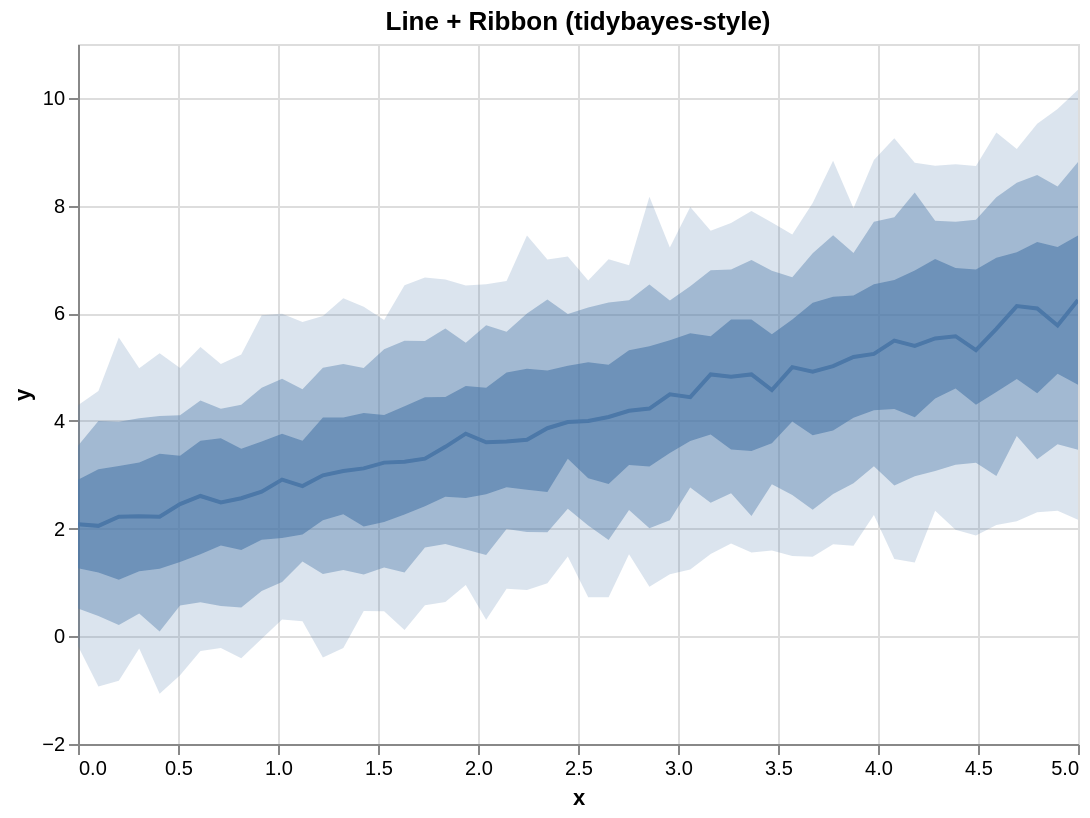

Write a Vega-Lite specification for this figure.
### Vega-Lite specification from a JSON file in a GitHub repository (floating-point values rounded to 4 significant figures)
{"$schema": "https://vega.github.io/schema/vega-lite/v5.json", "config": {"axis": {"labelLimit": 0}, "header": {"labelLimit": 0}, "legend": {"labelLimit": 0}}, "data": {"values": [{"__median__": 4.188, "hi_0_5_": 5.315, "hi_0_8_": 6.241, "hi_0_95_": 6.893, "lo_0_5_": 3.18, "lo_0_8_": 2.347, "lo_0_95_": 1.522, "x": 2.755}, {"__median__": 2.99, "hi_0_5_": 4.062, "hi_0_8_": 4.987, "hi_0_95_": 5.947, "lo_0_5_": 2.155, "lo_0_8_": 1.156, "lo_0_95_": -0.3919, "x": 1.224}, {"__median__": 4.821, "hi_0_5_": 5.885, "hi_0_8_": 6.813, "hi_0_95_": 7.675, "lo_0_5_": 3.468, "lo_0_8_": 2.658, "lo_0_95_": 1.726, "x": 3.265}, {"__median__": 5.017, "hi_0_5_": 6.305, "hi_0_8_": 7.449, "hi_0_95_": 8.834, "lo_0_5_": 3.823, "lo_0_8_": 2.645, "lo_0_95_": 1.711, "x": 3.776}, {"__median__": 5.315, "hi_0_5_": 6.81, "hi_0_8_": 7.735, "hi_0_95_": 8.732, "lo_0_5_": 4.298, "lo_0_8_": 3.222, "lo_0_95_": 1.871, "x": 4.49}, {"__median__": 2.051, "hi_0_5_": 3.102, "hi_0_8_": 3.997, "hi_0_95_": 4.554, "lo_0_5_": 1.187, "lo_0_8_": 0.376, "lo_0_95_": -0.9331, "x": 0.102}, {"__median__": 5.491, "hi_0_5_": 6.619, "hi_0_8_": 7.781, "hi_0_95_": 9.249, "lo_0_5_": 4.219, "lo_0_8_": 2.799, "lo_0_95_": 1.438, "x": 4.082}, {"__median__": 2.232, "hi_0_5_": 3.226, "hi_0_8_": 4.05, "hi_0_95_": 4.978, "lo_0_5_": 1.206, "lo_0_8_": 0.4216, "lo_0_95_": -0.2282, "x": 0.3061}, {"__median__": 6.09, "hi_0_5_": 7.323, "hi_0_8_": 8.568, "hi_0_95_": 9.518, "lo_0_5_": 4.516, "lo_0_8_": 3.287, "lo_0_95_": 2.306, "x": 4.796}, {"__median__": 3.865, "hi_0_5_": 4.935, "hi_0_8_": 6.253, "hi_0_95_": 6.998, "lo_0_5_": 2.678, "lo_0_8_": 1.934, "lo_0_95_": 0.987, "x": 2.347}, {"__median__": 2.22, "hi_0_5_": 3.164, "hi_0_8_": 3.983, "hi_0_95_": 5.55, "lo_0_5_": 1.052, "lo_0_8_": 0.2089, "lo_0_95_": -0.8251, "x": 0.2041}, {"__median__": 4.863, "hi_0_5_": 5.572, "hi_0_8_": 6.797, "hi_0_95_": 7.53, "lo_0_5_": 3.747, "lo_0_8_": 2.48, "lo_0_95_": 1.53, "x": 3.163}, {"__median__": 5.394, "hi_0_5_": 6.793, "hi_0_8_": 8.244, "hi_0_95_": 8.795, "lo_0_5_": 4.067, "lo_0_8_": 2.972, "lo_0_95_": 1.37, "x": 4.184}, {"__median__": 3.65, "hi_0_5_": 4.97, "hi_0_8_": 5.994, "hi_0_95_": 7.445, "lo_0_5_": 2.72, "lo_0_8_": 1.938, "lo_0_95_": 0.8621, "x": 2.245}, {"__median__": 3.997, "hi_0_5_": 5.089, "hi_0_8_": 6.106, "hi_0_95_": 6.609, "lo_0_5_": 2.935, "lo_0_8_": 2.057, "lo_0_95_": 0.7259, "x": 2.551}, {"__median__": 2.911, "hi_0_5_": 3.761, "hi_0_8_": 4.781, "hi_0_95_": 5.991, "lo_0_5_": 1.826, "lo_0_8_": 1.01, "lo_0_95_": 0.314, "x": 1.02}, {"__median__": 4.999, "hi_0_5_": 5.885, "hi_0_8_": 6.669, "hi_0_95_": 7.464, "lo_0_5_": 3.989, "lo_0_8_": 2.623, "lo_0_95_": 1.489, "x": 3.571}, {"__median__": 5.244, "hi_0_5_": 6.54, "hi_0_8_": 7.701, "hi_0_95_": 8.845, "lo_0_5_": 4.199, "lo_0_8_": 3.158, "lo_0_95_": 2.255, "x": 3.98}, {"__median__": 2.485, "hi_0_5_": 3.679, "hi_0_8_": 4.228, "hi_0_95_": 5.057, "lo_0_5_": 1.688, "lo_0_8_": 0.5611, "lo_0_95_": -0.2151, "x": 0.7143}, {"__median__": 5.532, "hi_0_5_": 7.008, "hi_0_8_": 7.718, "hi_0_95_": 8.74, "lo_0_5_": 4.417, "lo_0_8_": 3.072, "lo_0_95_": 2.334, "x": 4.286}, {"__median__": 2.564, "hi_0_5_": 3.484, "hi_0_8_": 4.302, "hi_0_95_": 5.233, "lo_0_5_": 1.603, "lo_0_8_": 0.5346, "lo_0_95_": -0.4065, "x": 0.8163}, {"__median__": 4.072, "hi_0_5_": 5.042, "hi_0_8_": 6.2, "hi_0_95_": 7.002, "lo_0_5_": 2.827, "lo_0_8_": 1.788, "lo_0_95_": 0.7265, "x": 2.653}, {"__median__": 5.772, "hi_0_5_": 7.228, "hi_0_8_": 8.352, "hi_0_95_": 9.794, "lo_0_5_": 4.878, "lo_0_8_": 3.568, "lo_0_95_": 2.332, "x": 4.898}, {"__median__": 4.229, "hi_0_5_": 5.388, "hi_0_8_": 6.534, "hi_0_95_": 8.162, "lo_0_5_": 3.155, "lo_0_8_": 2.005, "lo_0_95_": 0.9182, "x": 2.857}, {"__median__": 3.519, "hi_0_5_": 4.445, "hi_0_8_": 5.718, "hi_0_95_": 6.628, "lo_0_5_": 2.593, "lo_0_8_": 1.715, "lo_0_95_": 0.6352, "x": 1.837}, {"__median__": 4.914, "hi_0_5_": 6.195, "hi_0_8_": 7.112, "hi_0_95_": 8.049, "lo_0_5_": 3.732, "lo_0_8_": 2.352, "lo_0_95_": 1.477, "x": 3.673}, {"__median__": 3.618, "hi_0_5_": 4.899, "hi_0_8_": 5.657, "hi_0_95_": 6.598, "lo_0_5_": 2.77, "lo_0_8_": 1.993, "lo_0_95_": 0.882, "x": 2.143}, {"__median__": 6.133, "hi_0_5_": 7.132, "hi_0_8_": 8.422, "hi_0_95_": 9.05, "lo_0_5_": 4.778, "lo_0_8_": 3.719, "lo_0_95_": 2.136, "x": 4.694}, {"__median__": 3.071, "hi_0_5_": 4.062, "hi_0_8_": 5.055, "hi_0_95_": 6.276, "lo_0_5_": 2.267, "lo_0_8_": 1.232, "lo_0_95_": -0.2183, "x": 1.327}, {"__median__": 2.454, "hi_0_5_": 3.355, "hi_0_8_": 4.108, "hi_0_95_": 4.982, "lo_0_5_": 1.378, "lo_0_8_": 0.5731, "lo_0_95_": -0.7247, "x": 0.5102}, {"__median__": 3.98, "hi_0_5_": 5.023, "hi_0_8_": 5.986, "hi_0_95_": 7.051, "lo_0_5_": 3.297, "lo_0_8_": 2.368, "lo_0_95_": 1.482, "x": 2.449}, {"__median__": 4.442, "hi_0_5_": 5.628, "hi_0_8_": 6.503, "hi_0_95_": 7.974, "lo_0_5_": 3.627, "lo_0_8_": 2.765, "lo_0_95_": 1.241, "x": 3.061}, {"__median__": 6.246, "hi_0_5_": 7.443, "hi_0_8_": 8.811, "hi_0_95_": 10.15, "lo_0_5_": 4.674, "lo_0_8_": 3.463, "lo_0_95_": 2.163, "x": 5.0}, {"__median__": 5.71, "hi_0_5_": 7.031, "hi_0_8_": 8.154, "hi_0_95_": 9.355, "lo_0_5_": 4.539, "lo_0_8_": 2.978, "lo_0_95_": 2.067, "x": 4.592}, {"__median__": 2.606, "hi_0_5_": 3.634, "hi_0_8_": 4.379, "hi_0_95_": 5.373, "lo_0_5_": 1.523, "lo_0_8_": 0.6324, "lo_0_95_": -0.2718, "x": 0.6122}, {"__median__": 3.763, "hi_0_5_": 4.647, "hi_0_8_": 5.451, "hi_0_95_": 6.517, "lo_0_5_": 2.57, "lo_0_8_": 1.613, "lo_0_95_": 0.9541, "x": 1.939}, {"__median__": 3.226, "hi_0_5_": 4.111, "hi_0_8_": 5.331, "hi_0_95_": 5.875, "lo_0_5_": 2.124, "lo_0_8_": 1.279, "lo_0_95_": 0.4639, "x": 1.531}, {"__median__": 5.187, "hi_0_5_": 6.33, "hi_0_8_": 7.12, "hi_0_95_": 7.948, "lo_0_5_": 4.061, "lo_0_8_": 2.841, "lo_0_95_": 1.681, "x": 3.878}, {"__median__": 3.604, "hi_0_5_": 4.615, "hi_0_8_": 5.777, "hi_0_95_": 6.536, "lo_0_5_": 2.639, "lo_0_8_": 1.51, "lo_0_95_": 0.3084, "x": 2.041}, {"__median__": 3.118, "hi_0_5_": 4.148, "hi_0_8_": 4.985, "hi_0_95_": 6.119, "lo_0_5_": 2.041, "lo_0_8_": 1.146, "lo_0_95_": 0.468, "x": 1.429}, {"__median__": 2.22, "hi_0_5_": 3.393, "hi_0_8_": 4.091, "hi_0_95_": 5.259, "lo_0_5_": 1.257, "lo_0_8_": 0.08823, "lo_0_95_": -1.066, "x": 0.4082}, {"__median__": 4.863, "hi_0_5_": 5.882, "hi_0_8_": 6.987, "hi_0_95_": 7.898, "lo_0_5_": 3.441, "lo_0_8_": 2.234, "lo_0_95_": 1.558, "x": 3.367}, {"__median__": 2.082, "hi_0_5_": 2.908, "hi_0_8_": 3.538, "hi_0_95_": 4.293, "lo_0_5_": 1.266, "lo_0_8_": 0.5147, "lo_0_95_": -0.1789, "x": 0.0}, {"__median__": 5.573, "hi_0_5_": 6.842, "hi_0_8_": 7.697, "hi_0_95_": 8.765, "lo_0_5_": 4.604, "lo_0_8_": 3.187, "lo_0_95_": 1.977, "x": 4.388}, {"__median__": 2.687, "hi_0_5_": 3.618, "hi_0_8_": 4.617, "hi_0_95_": 5.961, "lo_0_5_": 1.794, "lo_0_8_": 0.8416, "lo_0_95_": -0.04422, "x": 0.9184}, {"__median__": 3.299, "hi_0_5_": 4.44, "hi_0_8_": 5.486, "hi_0_95_": 6.662, "lo_0_5_": 2.417, "lo_0_8_": 1.651, "lo_0_95_": 0.5781, "x": 1.735}, {"__median__": 4.494, "hi_0_5_": 5.498, "hi_0_8_": 6.236, "hi_0_95_": 7.221, "lo_0_5_": 3.404, "lo_0_8_": 2.154, "lo_0_95_": 1.152, "x": 2.959}, {"__median__": 3.241, "hi_0_5_": 4.274, "hi_0_8_": 5.489, "hi_0_95_": 6.52, "lo_0_5_": 2.262, "lo_0_8_": 1.185, "lo_0_95_": 0.118, "x": 1.633}, {"__median__": 4.573, "hi_0_5_": 5.612, "hi_0_8_": 6.789, "hi_0_95_": 7.684, "lo_0_5_": 3.588, "lo_0_8_": 2.822, "lo_0_95_": 1.592, "x": 3.469}, {"__median__": 2.79, "hi_0_5_": 3.632, "hi_0_8_": 4.587, "hi_0_95_": 5.839, "lo_0_5_": 1.892, "lo_0_8_": 1.387, "lo_0_95_": 0.2784, "x": 1.122}]}, "height": 350, "layer": [{"_lr_layer": true, "encoding": {"tooltip": [{"field": "x", "title": "x", "type": "quantitative"}, {"field": "__median__", "title": "median", "type": "quantitative"}, {"field": "lo_0_95_", "title": "95% lo", "type": "quantitative"}, {"field": "hi_0_95_", "title": "95% hi", "type": "quantitative"}], "x": {"field": "x", "scale": {"zero": false}, "type": "quantitative"}, "y": {"field": "lo_0_95_", "scale": {"zero": false}, "title": "y", "type": "quantitative"}, "y2": {"field": "hi_0_95_"}}, "mark": {"line": false, "opacity": 0.2, "type": "area"}, "params": [{"bind": "scales", "name": "grid", "select": {"encodings": ["x", "y"], "type": "interval"}}]}, {"_lr_layer": true, "encoding": {"tooltip": [{"field": "x", "title": "x", "type": "quantitative"}, {"field": "__median__", "title": "median", "type": "quantitative"}, {"field": "lo_0_95_", "title": "95% lo", "type": "quantitative"}, {"field": "hi_0_95_", "title": "95% hi", "type": "quantitative"}], "x": {"field": "x", "scale": {"zero": false}, "type": "quantitative"}, "y": {"field": "lo_0_8_", "scale": {"zero": false}, "title": "y", "type": "quantitative"}, "y2": {"field": "hi_0_8_"}}, "mark": {"line": false, "opacity": 0.4, "type": "area"}}, {"_lr_layer": true, "encoding": {"tooltip": [{"field": "x", "title": "x", "type": "quantitative"}, {"field": "__median__", "title": "median", "type": "quantitative"}, {"field": "lo_0_95_", "title": "95% lo", "type": "quantitative"}, {"field": "hi_0_95_", "title": "95% hi", "type": "quantitative"}], "x": {"field": "x", "scale": {"zero": false}, "type": "quantitative"}, "y": {"field": "lo_0_5_", "scale": {"zero": false}, "title": "y", "type": "quantitative"}, "y2": {"field": "hi_0_5_"}}, "mark": {"line": false, "opacity": 0.6, "type": "area"}}, {"_lr_layer": true, "encoding": {"tooltip": [{"field": "x", "title": "x", "type": "quantitative"}, {"field": "__median__", "title": "median", "type": "quantitative"}, {"field": "lo_0_95_", "title": "95% lo", "type": "quantitative"}, {"field": "hi_0_95_", "title": "95% hi", "type": "quantitative"}], "x": {"field": "x", "scale": {"zero": false}, "type": "quantitative"}, "y": {"field": "__median__", "scale": {"zero": false}, "title": "y", "type": "quantitative"}}, "mark": {"strokeWidth": 2, "type": "line"}}], "title": "Line + Ribbon (tidybayes-style)", "width": 500}
